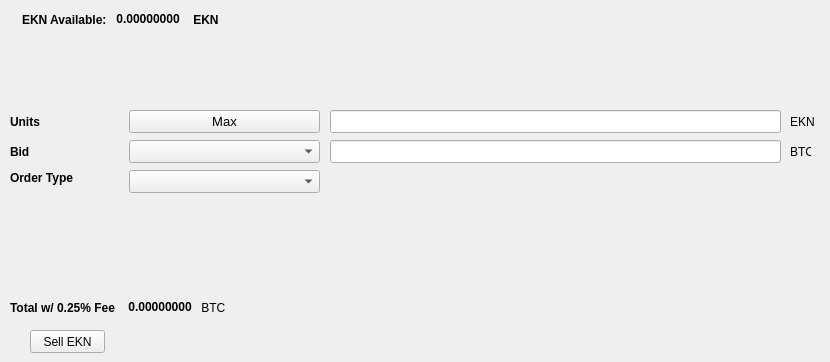
   <widget class="QWidget" name="SellTab">
    <attribute name="title">
     <string>Sell</string>
    </attribute>
    <widget class="QLabel" name="label_16">
     <property name="geometry">
      <rect>
       <x>790</x>
       <y>140</y>
       <width>21</width>
       <height>23</height>
      </rect>
     </property>
     <property name="text">
      <string>BTC</string>
     </property>
    </widget>
    <widget class="QComboBox" name="SellBidcomboBox">
     <property name="geometry">
      <rect>
       <x>129</x>
       <y>140</y>
       <width>191</width>
       <height>23</height>
      </rect>
     </property>
     <property name="font">
      <font>
       <pointsize>10</pointsize>
      </font>
     </property>
    </widget>
    <widget class="QLabel" name="label_18">
     <property name="geometry">
      <rect>
       <x>10</x>
       <y>110</y>
       <width>46</width>
       <height>23</height>
      </rect>
     </property>
     <property name="font">
      <font>
       <weight>75</weight>
       <bold>true</bold>
      </font>
     </property>
     <property name="text">
      <string>Units</string>
     </property>
    </widget>
    <widget class="QPushButton" name="Sell_Max_Amount">
     <property name="geometry">
      <rect>
       <x>129</x>
       <y>110</y>
       <width>191</width>
       <height>23</height>
      </rect>
     </property>
     <property name="font">
      <font>
       <pointsize>10</pointsize>
      </font>
     </property>
     <property name="text">
      <string>Max</string>
     </property>
    </widget>
    <widget class="QLabel" name="label_20">
     <property name="geometry">
      <rect>
       <x>10</x>
       <y>170</y>
       <width>71</width>
       <height>16</height>
      </rect>
     </property>
     <property name="font">
      <font>
       <weight>75</weight>
       <bold>true</bold>
      </font>
     </property>
     <property name="text">
      <string>Order Type</string>
     </property>
    </widget>
    <widget class="QComboBox" name="SellOrdertypeCombo">
     <property name="geometry">
      <rect>
       <x>129</x>
       <y>170</y>
       <width>191</width>
       <height>23</height>
      </rect>
     </property>
     <property name="font">
      <font>
       <pointsize>10</pointsize>
      </font>
     </property>
    </widget>
    <widget class="QLabel" name="label_21">
     <property name="geometry">
      <rect>
       <x>10</x>
       <y>140</y>
       <width>46</width>
       <height>23</height>
      </rect>
     </property>
     <property name="font">
      <font>
       <weight>75</weight>
       <bold>true</bold>
      </font>
     </property>
     <property name="text">
      <string>Bid</string>
     </property>
    </widget>
    <widget class="QLabel" name="label_22">
     <property name="geometry">
      <rect>
       <x>790</x>
       <y>110</y>
       <width>31</width>
       <height>23</height>
      </rect>
     </property>
     <property name="text">
      <string>EKN</string>
     </property>
    </widget>
    <widget class="QLineEdit" name="UnitsInputEKN">
     <property name="geometry">
      <rect>
       <x>330</x>
       <y>110</y>
       <width>451</width>
       <height>23</height>
      </rect>
     </property>
     <property name="font">
      <font>
       <pointsize>9</pointsize>
       <weight>75</weight>
       <bold>true</bold>
      </font>
     </property>
    </widget>
    <widget class="QLineEdit" name="SellBidPriceEdit">
     <property name="geometry">
      <rect>
       <x>330</x>
       <y>140</y>
       <width>451</width>
       <height>23</height>
      </rect>
     </property>
     <property name="font">
      <font>
       <pointsize>9</pointsize>
       <weight>75</weight>
       <bold>true</bold>
      </font>
     </property>
    </widget>
    <widget class="QPushButton" name="SellEKNBTN">
     <property name="geometry">
      <rect>
       <x>30</x>
       <y>330</y>
       <width>75</width>
       <height>23</height>
      </rect>
     </property>
     <property name="text">
      <string>Sell EKN</string>
     </property>
    </widget>
    <widget class="QWidget" name="layoutWidget">
     <property name="geometry">
      <rect>
       <x>22</x>
       <y>12</y>
       <width>200</width>
       <height>15</height>
      </rect>
     </property>
     <layout class="QHBoxLayout" name="horizontalLayout">
      <item>
       <widget class="QLabel" name="label232_2">
        <property name="font">
         <font>
          <weight>75</weight>
          <bold>true</bold>
         </font>
        </property>
        <property name="text">
         <string>EKN Available:</string>
        </property>
       </widget>
      </item>
      <item>
       <widget class="QLabel" name="EKNAvailableLabel">
        <property name="palette">
         <palette>
          <active>
           <colorrole role="WindowText">
            <brush brushstyle="SolidPattern">
             <color alpha="255">
              <red>0</red>
              <green>0</green>
              <blue>0</blue>
             </color>
            </brush>
           </colorrole>
           <colorrole role="Button">
            <brush brushstyle="SolidPattern">
             <color alpha="255">
              <red>0</red>
              <green>170</green>
              <blue>0</blue>
             </color>
            </brush>
           </colorrole>
           <colorrole role="Light">
            <brush brushstyle="SolidPattern">
             <color alpha="255">
              <red>0</red>
              <green>255</green>
              <blue>0</blue>
             </color>
            </brush>
           </colorrole>
           <colorrole role="Midlight">
            <brush brushstyle="SolidPattern">
             <color alpha="255">
              <red>0</red>
              <green>212</green>
              <blue>0</blue>
             </color>
            </brush>
           </colorrole>
           <colorrole role="Dark">
            <brush brushstyle="SolidPattern">
             <color alpha="255">
              <red>0</red>
              <green>85</green>
              <blue>0</blue>
             </color>
            </brush>
           </colorrole>
           <colorrole role="Mid">
            <brush brushstyle="SolidPattern">
             <color alpha="255">
              <red>0</red>
              <green>113</green>
              <blue>0</blue>
             </color>
            </brush>
           </colorrole>
           <colorrole role="Text">
            <brush brushstyle="SolidPattern">
             <color alpha="255">
              <red>0</red>
              <green>170</green>
              <blue>0</blue>
             </color>
            </brush>
           </colorrole>
           <colorrole role="BrightText">
            <brush brushstyle="SolidPattern">
             <color alpha="255">
              <red>255</red>
              <green>255</green>
              <blue>255</blue>
             </color>
            </brush>
           </colorrole>
           <colorrole role="ButtonText">
            <brush brushstyle="SolidPattern">
             <color alpha="255">
              <red>0</red>
              <green>0</green>
              <blue>0</blue>
             </color>
            </brush>
           </colorrole>
           <colorrole role="Base">
            <brush brushstyle="SolidPattern">
             <color alpha="255">
              <red>255</red>
              <green>255</green>
              <blue>255</blue>
             </color>
            </brush>
           </colorrole>
           <colorrole role="Window">
            <brush brushstyle="SolidPattern">
             <color alpha="255">
              <red>0</red>
              <green>170</green>
              <blue>0</blue>
             </color>
            </brush>
           </colorrole>
           <colorrole role="Shadow">
            <brush brushstyle="SolidPattern">
             <color alpha="255">
              <red>0</red>
              <green>0</green>
              <blue>0</blue>
             </color>
            </brush>
           </colorrole>
           <colorrole role="AlternateBase">
            <brush brushstyle="SolidPattern">
             <color alpha="255">
              <red>127</red>
              <green>212</green>
              <blue>127</blue>
             </color>
            </brush>
           </colorrole>
           <colorrole role="ToolTipBase">
            <brush brushstyle="SolidPattern">
             <color alpha="255">
              <red>255</red>
              <green>255</green>
              <blue>220</blue>
             </color>
            </brush>
           </colorrole>
           <colorrole role="ToolTipText">
            <brush brushstyle="SolidPattern">
             <color alpha="255">
              <red>0</red>
              <green>0</green>
              <blue>0</blue>
             </color>
            </brush>
           </colorrole>
          </active>
          <inactive>
           <colorrole role="WindowText">
            <brush brushstyle="SolidPattern">
             <color alpha="255">
              <red>0</red>
              <green>0</green>
              <blue>0</blue>
             </color>
            </brush>
           </colorrole>
           <colorrole role="Button">
            <brush brushstyle="SolidPattern">
             <color alpha="255">
              <red>0</red>
              <green>170</green>
              <blue>0</blue>
             </color>
            </brush>
           </colorrole>
           <colorrole role="Light">
            <brush brushstyle="SolidPattern">
             <color alpha="255">
              <red>0</red>
              <green>255</green>
              <blue>0</blue>
             </color>
            </brush>
           </colorrole>
           <colorrole role="Midlight">
            <brush brushstyle="SolidPattern">
             <color alpha="255">
              <red>0</red>
              <green>212</green>
              <blue>0</blue>
             </color>
            </brush>
           </colorrole>
           <colorrole role="Dark">
            <brush brushstyle="SolidPattern">
             <color alpha="255">
              <red>0</red>
              <green>85</green>
              <blue>0</blue>
             </color>
            </brush>
           </colorrole>
           <colorrole role="Mid">
            <brush brushstyle="SolidPattern">
             <color alpha="255">
              <red>0</red>
              <green>113</green>
              <blue>0</blue>
             </color>
            </brush>
           </colorrole>
           <colorrole role="Text">
            <brush brushstyle="SolidPattern">
             <color alpha="255">
              <red>0</red>
              <green>170</green>
              <blue>0</blue>
             </color>
            </brush>
           </colorrole>
           <colorrole role="BrightText">
            <brush brushstyle="SolidPattern">
             <color alpha="255">
              <red>255</red>
              <green>255</green>
              <blue>255</blue>
             </color>
            </brush>
           </colorrole>
           <colorrole role="ButtonText">
            <brush brushstyle="SolidPattern">
             <color alpha="255">
              <red>0</red>
              <green>0</green>
              <blue>0</blue>
             </color>
            </brush>
           </colorrole>
           <colorrole role="Base">
            <brush brushstyle="SolidPattern">
             <color alpha="255">
              <red>255</red>
              <green>255</green>
              <blue>255</blue>
             </color>
            </brush>
           </colorrole>
           <colorrole role="Window">
            <brush brushstyle="SolidPattern">
             <color alpha="255">
              <red>0</red>
              <green>170</green>
              <blue>0</blue>
             </color>
            </brush>
           </colorrole>
           <colorrole role="Shadow">
            <brush brushstyle="SolidPattern">
             <color alpha="255">
              <red>0</red>
              <green>0</green>
              <blue>0</blue>
             </color>
            </brush>
           </colorrole>
           <colorrole role="AlternateBase">
            <brush brushstyle="SolidPattern">
             <color alpha="255">
              <red>127</red>
              <green>212</green>
              <blue>127</blue>
             </color>
            </brush>
           </colorrole>
           <colorrole role="ToolTipBase">
            <brush brushstyle="SolidPattern">
             <color alpha="255">
              <red>255</red>
              <green>255</green>
              <blue>220</blue>
             </color>
            </brush>
           </colorrole>
           <colorrole role="ToolTipText">
            <brush brushstyle="SolidPattern">
             <color alpha="255">
              <red>0</red>
              <green>0</green>
              <blue>0</blue>
             </color>
            </brush>
           </colorrole>
          </inactive>
          <disabled>
           <colorrole role="WindowText">
            <brush brushstyle="SolidPattern">
             <color alpha="255">
              <red>0</red>
              <green>85</green>
              <blue>0</blue>
             </color>
            </brush>
           </colorrole>
           <colorrole role="Button">
            <brush brushstyle="SolidPattern">
             <color alpha="255">
              <red>0</red>
              <green>170</green>
              <blue>0</blue>
             </color>
            </brush>
           </colorrole>
           <colorrole role="Light">
            <brush brushstyle="SolidPattern">
             <color alpha="255">
              <red>0</red>
              <green>255</green>
              <blue>0</blue>
             </color>
            </brush>
           </colorrole>
           <colorrole role="Midlight">
            <brush brushstyle="SolidPattern">
             <color alpha="255">
              <red>0</red>
              <green>212</green>
              <blue>0</blue>
             </color>
            </brush>
           </colorrole>
           <colorrole role="Dark">
            <brush brushstyle="SolidPattern">
             <color alpha="255">
              <red>0</red>
              <green>85</green>
              <blue>0</blue>
             </color>
            </brush>
           </colorrole>
           <colorrole role="Mid">
            <brush brushstyle="SolidPattern">
             <color alpha="255">
              <red>0</red>
              <green>113</green>
              <blue>0</blue>
             </color>
            </brush>
           </colorrole>
           <colorrole role="Text">
            <brush brushstyle="SolidPattern">
             <color alpha="255">
              <red>0</red>
              <green>85</green>
              <blue>0</blue>
             </color>
            </brush>
           </colorrole>
           <colorrole role="BrightText">
            <brush brushstyle="SolidPattern">
             <color alpha="255">
              <red>255</red>
              <green>255</green>
              <blue>255</blue>
             </color>
            </brush>
           </colorrole>
           <colorrole role="ButtonText">
            <brush brushstyle="SolidPattern">
             <color alpha="255">
              <red>0</red>
              <green>85</green>
              <blue>0</blue>
             </color>
            </brush>
           </colorrole>
           <colorrole role="Base">
            <brush brushstyle="SolidPattern">
             <color alpha="255">
              <red>0</red>
              <green>170</green>
              <blue>0</blue>
             </color>
            </brush>
           </colorrole>
           <colorrole role="Window">
            <brush brushstyle="SolidPattern">
             <color alpha="255">
              <red>0</red>
              <green>170</green>
              <blue>0</blue>
             </color>
            </brush>
           </colorrole>
           <colorrole role="Shadow">
            <brush brushstyle="SolidPattern">
             <color alpha="255">
              <red>0</red>
              <green>0</green>
              <blue>0</blue>
             </color>
            </brush>
           </colorrole>
           <colorrole role="AlternateBase">
            <brush brushstyle="SolidPattern">
             <color alpha="255">
              <red>0</red>
              <green>170</green>
              <blue>0</blue>
             </color>
            </brush>
           </colorrole>
           <colorrole role="ToolTipBase">
            <brush brushstyle="SolidPattern">
             <color alpha="255">
              <red>255</red>
              <green>255</green>
              <blue>220</blue>
             </color>
            </brush>
           </colorrole>
           <colorrole role="ToolTipText">
            <brush brushstyle="SolidPattern">
             <color alpha="255">
              <red>0</red>
              <green>0</green>
              <blue>0</blue>
             </color>
            </brush>
           </colorrole>
          </disabled>
         </palette>
        </property>
        <property name="font">
         <font>
          <weight>75</weight>
          <bold>true</bold>
         </font>
        </property>
        <property name="text">
         <string> 0.00000000 </string>
        </property>
        <property name="textInteractionFlags">
         <set>Qt::LinksAccessibleByMouse|Qt::TextSelectableByKeyboard|Qt::TextSelectableByMouse</set>
        </property>
       </widget>
      </item>
      <item>
       <widget class="QLabel" name="labelEKN">
        <property name="font">
         <font>
          <weight>75</weight>
          <bold>true</bold>
         </font>
        </property>
        <property name="text">
         <string> EKN</string>
        </property>
       </widget>
      </item>
     </layout>
    </widget>
    <widget class="QWidget" name="layoutWidget">
     <property name="geometry">
      <rect>
       <x>10</x>
       <y>300</y>
       <width>218</width>
       <height>15</height>
      </rect>
     </property>
     <layout class="QHBoxLayout" name="horizontalLayout_2">
      <item>
       <widget class="QLabel" name="label_19">
        <property name="font">
         <font>
          <weight>75</weight>
          <bold>true</bold>
         </font>
        </property>
        <property name="text">
         <string>Total w/ 0.25% Fee </string>
        </property>
       </widget>
      </item>
      <item>
       <widget class="QLabel" name="SellCostLabel">
        <property name="palette">
         <palette>
          <active>
           <colorrole role="WindowText">
            <brush brushstyle="SolidPattern">
             <color alpha="255">
              <red>0</red>
              <green>0</green>
              <blue>0</blue>
             </color>
            </brush>
           </colorrole>
           <colorrole role="Button">
            <brush brushstyle="SolidPattern">
             <color alpha="255">
              <red>0</red>
              <green>170</green>
              <blue>0</blue>
             </color>
            </brush>
           </colorrole>
           <colorrole role="Light">
            <brush brushstyle="SolidPattern">
             <color alpha="255">
              <red>0</red>
              <green>255</green>
              <blue>0</blue>
             </color>
            </brush>
           </colorrole>
           <colorrole role="Midlight">
            <brush brushstyle="SolidPattern">
             <color alpha="255">
              <red>0</red>
              <green>212</green>
              <blue>0</blue>
             </color>
            </brush>
           </colorrole>
           <colorrole role="Dark">
            <brush brushstyle="SolidPattern">
             <color alpha="255">
              <red>0</red>
              <green>85</green>
              <blue>0</blue>
             </color>
            </brush>
           </colorrole>
           <colorrole role="Mid">
            <brush brushstyle="SolidPattern">
             <color alpha="255">
              <red>0</red>
              <green>113</green>
              <blue>0</blue>
             </color>
            </brush>
           </colorrole>
           <colorrole role="Text">
            <brush brushstyle="SolidPattern">
             <color alpha="255">
              <red>0</red>
              <green>170</green>
              <blue>0</blue>
             </color>
            </brush>
           </colorrole>
           <colorrole role="BrightText">
            <brush brushstyle="SolidPattern">
             <color alpha="255">
              <red>255</red>
              <green>255</green>
              <blue>255</blue>
             </color>
            </brush>
           </colorrole>
           <colorrole role="ButtonText">
            <brush brushstyle="SolidPattern">
             <color alpha="255">
              <red>0</red>
              <green>0</green>
              <blue>0</blue>
             </color>
            </brush>
           </colorrole>
           <colorrole role="Base">
            <brush brushstyle="SolidPattern">
             <color alpha="255">
              <red>255</red>
              <green>255</green>
              <blue>255</blue>
             </color>
            </brush>
           </colorrole>
           <colorrole role="Window">
            <brush brushstyle="SolidPattern">
             <color alpha="255">
              <red>0</red>
              <green>170</green>
              <blue>0</blue>
             </color>
            </brush>
           </colorrole>
           <colorrole role="Shadow">
            <brush brushstyle="SolidPattern">
             <color alpha="255">
              <red>0</red>
              <green>0</green>
              <blue>0</blue>
             </color>
            </brush>
           </colorrole>
           <colorrole role="AlternateBase">
            <brush brushstyle="SolidPattern">
             <color alpha="255">
              <red>127</red>
              <green>212</green>
              <blue>127</blue>
             </color>
            </brush>
           </colorrole>
           <colorrole role="ToolTipBase">
            <brush brushstyle="SolidPattern">
             <color alpha="255">
              <red>255</red>
              <green>255</green>
              <blue>220</blue>
             </color>
            </brush>
           </colorrole>
           <colorrole role="ToolTipText">
            <brush brushstyle="SolidPattern">
             <color alpha="255">
              <red>0</red>
              <green>0</green>
              <blue>0</blue>
             </color>
            </brush>
           </colorrole>
          </active>
          <inactive>
           <colorrole role="WindowText">
            <brush brushstyle="SolidPattern">
             <color alpha="255">
              <red>0</red>
              <green>0</green>
              <blue>0</blue>
             </color>
            </brush>
           </colorrole>
           <colorrole role="Button">
            <brush brushstyle="SolidPattern">
             <color alpha="255">
              <red>0</red>
              <green>170</green>
              <blue>0</blue>
             </color>
            </brush>
           </colorrole>
           <colorrole role="Light">
            <brush brushstyle="SolidPattern">
             <color alpha="255">
              <red>0</red>
              <green>255</green>
              <blue>0</blue>
             </color>
            </brush>
           </colorrole>
           <colorrole role="Midlight">
            <brush brushstyle="SolidPattern">
             <color alpha="255">
              <red>0</red>
              <green>212</green>
              <blue>0</blue>
             </color>
            </brush>
           </colorrole>
           <colorrole role="Dark">
            <brush brushstyle="SolidPattern">
             <color alpha="255">
              <red>0</red>
              <green>85</green>
              <blue>0</blue>
             </color>
            </brush>
           </colorrole>
           <colorrole role="Mid">
            <brush brushstyle="SolidPattern">
             <color alpha="255">
              <red>0</red>
              <green>113</green>
              <blue>0</blue>
             </color>
            </brush>
           </colorrole>
           <colorrole role="Text">
            <brush brushstyle="SolidPattern">
             <color alpha="255">
              <red>0</red>
              <green>170</green>
              <blue>0</blue>
             </color>
            </brush>
           </colorrole>
           <colorrole role="BrightText">
            <brush brushstyle="SolidPattern">
             <color alpha="255">
              <red>255</red>
              <green>255</green>
              <blue>255</blue>
             </color>
            </brush>
           </colorrole>
           <colorrole role="ButtonText">
            <brush brushstyle="SolidPattern">
             <color alpha="255">
              <red>0</red>
              <green>0</green>
              <blue>0</blue>
             </color>
            </brush>
           </colorrole>
           <colorrole role="Base">
            <brush brushstyle="SolidPattern">
             <color alpha="255">
              <red>255</red>
              <green>255</green>
              <blue>255</blue>
             </color>
            </brush>
           </colorrole>
           <colorrole role="Window">
            <brush brushstyle="SolidPattern">
             <color alpha="255">
              <red>0</red>
              <green>170</green>
              <blue>0</blue>
             </color>
            </brush>
           </colorrole>
           <colorrole role="Shadow">
            <brush brushstyle="SolidPattern">
             <color alpha="255">
              <red>0</red>
              <green>0</green>
              <blue>0</blue>
             </color>
            </brush>
           </colorrole>
           <colorrole role="AlternateBase">
            <brush brushstyle="SolidPattern">
             <color alpha="255">
              <red>127</red>
              <green>212</green>
              <blue>127</blue>
             </color>
            </brush>
           </colorrole>
           <colorrole role="ToolTipBase">
            <brush brushstyle="SolidPattern">
             <color alpha="255">
              <red>255</red>
              <green>255</green>
              <blue>220</blue>
             </color>
            </brush>
           </colorrole>
           <colorrole role="ToolTipText">
            <brush brushstyle="SolidPattern">
             <color alpha="255">
              <red>0</red>
              <green>0</green>
              <blue>0</blue>
             </color>
            </brush>
           </colorrole>
          </inactive>
          <disabled>
           <colorrole role="WindowText">
            <brush brushstyle="SolidPattern">
             <color alpha="255">
              <red>0</red>
              <green>85</green>
              <blue>0</blue>
             </color>
            </brush>
           </colorrole>
           <colorrole role="Button">
            <brush brushstyle="SolidPattern">
             <color alpha="255">
              <red>0</red>
              <green>170</green>
              <blue>0</blue>
             </color>
            </brush>
           </colorrole>
           <colorrole role="Light">
            <brush brushstyle="SolidPattern">
             <color alpha="255">
              <red>0</red>
              <green>255</green>
              <blue>0</blue>
             </color>
            </brush>
           </colorrole>
           <colorrole role="Midlight">
            <brush brushstyle="SolidPattern">
             <color alpha="255">
              <red>0</red>
              <green>212</green>
              <blue>0</blue>
             </color>
            </brush>
           </colorrole>
           <colorrole role="Dark">
            <brush brushstyle="SolidPattern">
             <color alpha="255">
              <red>0</red>
              <green>85</green>
              <blue>0</blue>
             </color>
            </brush>
           </colorrole>
           <colorrole role="Mid">
            <brush brushstyle="SolidPattern">
             <color alpha="255">
              <red>0</red>
              <green>113</green>
              <blue>0</blue>
             </color>
            </brush>
           </colorrole>
           <colorrole role="Text">
            <brush brushstyle="SolidPattern">
             <color alpha="255">
              <red>0</red>
              <green>85</green>
              <blue>0</blue>
             </color>
            </brush>
           </colorrole>
           <colorrole role="BrightText">
            <brush brushstyle="SolidPattern">
             <color alpha="255">
              <red>255</red>
              <green>255</green>
              <blue>255</blue>
             </color>
            </brush>
           </colorrole>
           <colorrole role="ButtonText">
            <brush brushstyle="SolidPattern">
             <color alpha="255">
              <red>0</red>
              <green>85</green>
              <blue>0</blue>
             </color>
            </brush>
           </colorrole>
           <colorrole role="Base">
            <brush brushstyle="SolidPattern">
             <color alpha="255">
              <red>0</red>
              <green>170</green>
              <blue>0</blue>
             </color>
            </brush>
           </colorrole>
           <colorrole role="Window">
            <brush brushstyle="SolidPattern">
             <color alpha="255">
              <red>0</red>
              <green>170</green>
              <blue>0</blue>
             </color>
            </brush>
           </colorrole>
           <colorrole role="Shadow">
            <brush brushstyle="SolidPattern">
             <color alpha="255">
              <red>0</red>
              <green>0</green>
              <blue>0</blue>
             </color>
            </brush>
           </colorrole>
           <colorrole role="AlternateBase">
            <brush brushstyle="SolidPattern">
             <color alpha="255">
              <red>0</red>
              <green>170</green>
              <blue>0</blue>
             </color>
            </brush>
           </colorrole>
           <colorrole role="ToolTipBase">
            <brush brushstyle="SolidPattern">
             <color alpha="255">
              <red>255</red>
              <green>255</green>
              <blue>220</blue>
             </color>
            </brush>
           </colorrole>
           <colorrole role="ToolTipText">
            <brush brushstyle="SolidPattern">
             <color alpha="255">
              <red>0</red>
              <green>0</green>
              <blue>0</blue>
             </color>
            </brush>
           </colorrole>
          </disabled>
         </palette>
        </property>
        <property name="font">
         <font>
          <weight>75</weight>
          <bold>true</bold>
         </font>
        </property>
        <property name="autoFillBackground">
         <bool>false</bool>
        </property>
        <property name="text">
         <string> 0.00000000</string>
        </property>
        <property name="textInteractionFlags">
         <set>Qt::LinksAccessibleByMouse|Qt::TextSelectableByMouse</set>
        </property>
       </widget>
      </item>
      <item>
       <widget class="QLabel" name="label_17">
        <property name="font">
         <font>
          <weight>50</weight>
          <bold>false</bold>
         </font>
        </property>
        <property name="text">
         <string> BTC</string>
        </property>
       </widget>
      </item>
     </layout>
    </widget>
   </widget>
